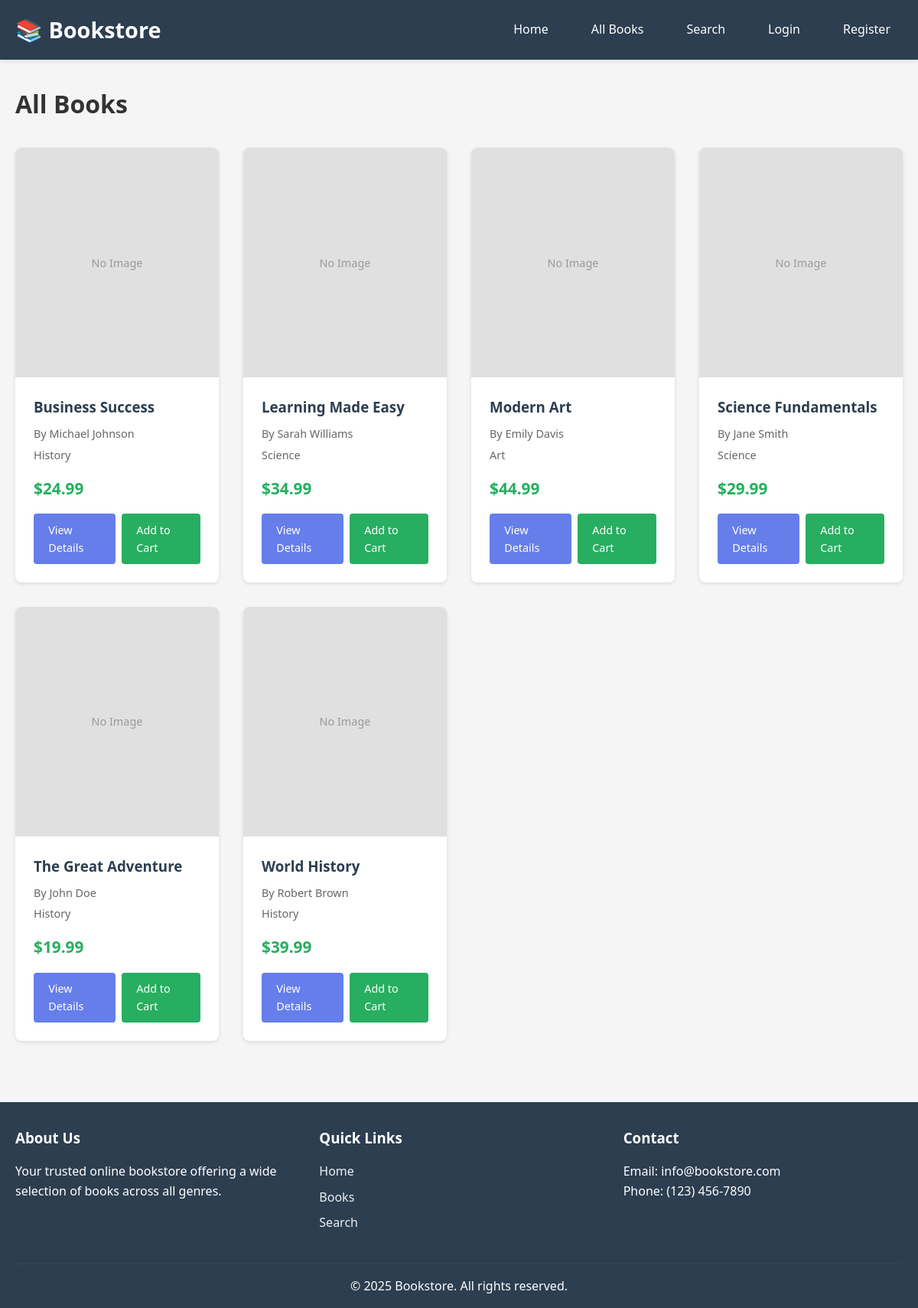
The page /books.php on the database its author committed.
### tables this page shows
CREATE TABLE IF NOT EXISTS books (
    book_id INT AUTO_INCREMENT PRIMARY KEY,
    isbn VARCHAR(20) UNIQUE,
    title VARCHAR(255) NOT NULL,
    category_id INT NOT NULL,
    publisher_id INT NOT NULL,
    price DECIMAL(10, 2) NOT NULL,
    stock_quantity INT DEFAULT 0,
    threshold INT DEFAULT 10,
    description TEXT,
    image_url VARCHAR(255),
    publication_year YEAR,
    created_at TIMESTAMP DEFAULT CURRENT_TIMESTAMP,
    updated_at TIMESTAMP DEFAULT CURRENT_TIMESTAMP ON UPDATE CURRENT_TIMESTAMP,
    FOREIGN KEY (category_id) REFERENCES categories(category_id) ON DELETE CASCADE,
    FOREIGN KEY (publisher_id) REFERENCES publishers(publisher_id) ON DELETE CASCADE,
    INDEX idx_title (title),
    INDEX idx_category (category_id),
    INDEX idx_publisher (publisher_id),
    INDEX idx_isbn (isbn)
);

CREATE TABLE IF NOT EXISTS categories (
    category_id INT AUTO_INCREMENT PRIMARY KEY,
    category_name VARCHAR(100) NOT NULL UNIQUE,
    description TEXT,
    created_at TIMESTAMP DEFAULT CURRENT_TIMESTAMP
);

### books.php (the view, shortened to what this page needs)
<?php
$conn = getDBConnection();
$category_id = isset($_GET['category']) ? (int)$_GET['category'] : 0;
$page = isset($_GET['page']) ? (int)$_GET['page'] : 1;
$limit = 12;
$offset = ($page - 1) * $limit;
if ($category_id > 0) {
    $books = getBooksByCategory($conn, $category_id, $limit, $offset);
    $category = $conn->query("SELECT * FROM categories WHERE category_id = $category_id")->fetch_assoc();
    $page_title = $category ? $category['category_name'] . " Books" : "Books";
    } else {
        $sql = "SELECT b.*, c.category_name, p.publisher_name,
                GROUP_CONCAT(DISTINCT a.author_name SEPARATOR ', ') as authors
                FROM books b
                JOIN categories c ON b.category_id = c.category_id
                JOIN publishers p ON b.publisher_id = p.publisher_id
                LEFT JOIN book_authors ba ON b.book_id = ba.book_id
                LEFT JOIN authors a ON ba.author_id = a.author_id
                GROUP BY b.book_id
                ORDER BY b.title
                LIMIT $limit OFFSET $offset";
        $result = $conn->query($sql);
        $books = $result->fetch_all(MYSQLI_ASSOC);
        $page_title = "All Books";
    }
include 'includes/header.php';
?>
<div class="container">
    <div class="page-header">
        <h1><?php echo htmlspecialchars($page_title); ?></h1>
    </div>
    <div class="books-listing">
        <?php if (empty($books)): ?>
            <p>No books found.</p>
        <?php else: ?>
            <div class="books-grid">
                <?php foreach ($books as $book): ?>
                    <div class="book-card">
                        <div class="book-image">
                            <?php if ($book['image_url']): ?>
                                <img src="<?php echo htmlspecialchars($book['image_url']); ?>" alt="<?php echo htmlspecialchars($book['title']); ?>">
                            <?php else: ?>
                                <div class="placeholder-image">No Image</div>
                            <?php endif; ?>
                        </div>
                        <div class="book-info">
                            <h3><a href="book-details.php?id=<?php echo $book['book_id']; ?>"><?php echo htmlspecialchars($book['title']); ?></a></h3>
                            <p class="author">By <?php echo htmlspecialchars($book['authors'] ?? 'N/A'); ?></p>
                            <p class="category"><?php echo htmlspecialchars($book['category_name']); ?></p>
                            <p class="price">$<?php echo number_format($book['price'], 2); ?></p>
                            <div class="book-actions">
                                <a href="book-details.php?id=<?php echo $book['book_id']; ?>" class="btn btn-primary">View Details</a>
                                <?php if ($book['stock_quantity'] > 0): ?>
                                    <a href="cart.php?action=add&book_id=<?php echo $book['book_id']; ?>" class="btn btn-success">Add to Cart</a>
                                <?php else: ?>
                                    <span class="btn btn-disabled">Out of Stock</span>
                                <?php endif; ?>
                            </div>
                        </div>
                    </div>
                <?php endforeach; ?>
            </div>
        <?php endif; ?>
    </div>
</div>
<?php
include 'includes/footer.php';
?>

### assets/css/style.css (style rules this page uses)
* { margin: 0; padding: 0; box-sizing: border-box; }
body { font-family: 'Segoe UI', Tahoma, Geneva, Verdana, sans-serif; line-height: 1.6; color: #333; background-color: #f5f5f5; }
.container { max-width: 1200px; margin: 0 auto; padding: 0 20px; }
.books-grid { display: grid; grid-template-columns: repeat(auto-fill, minmax(250px, 1fr)); gap: 2rem; margin-top: 2rem; }
.book-card { background: white; border-radius: 8px; overflow: hidden; box-shadow: 0 2px 5px rgba(0,0,0,0.1); transition: transform 0.3s, box-shadow 0.3s; }
.book-image { width: 100%; height: 300px; background-color: #e0e0e0; display: flex; align-items: center; justify-content: center; overflow: hidden; }
.placeholder-image { color: #999; font-size: 0.9rem; }
.book-info { padding: 1.5rem; }
.book-info h3 { margin-bottom: 0.5rem; }
.book-info h3 a { color: #2c3e50; text-decoration: none; }
.book-info .author, .book-info .category { color: #666; font-size: 0.9rem; margin-bottom: 0.3rem; }
.book-info .price { font-size: 1.3rem; font-weight: bold; color: #27ae60; margin: 1rem 0; }
.book-actions { display: flex; gap: 0.5rem; margin-top: 1rem; }
.btn { padding: 0.6rem 1.2rem; border: none; border-radius: 4px; text-decoration: none; display: inline-block; cursor: pointer; transition: background-color 0.3s; font-size: 0.9rem; }
.btn-primary { background-color: #667eea; color: white; }
.btn-success { background-color: #27ae60; color: white; }

### rows shown on the page
books: shows "No Image", title "Business Success", authors "Michael Johnson", category.category_name "History", price "24.99"
books: shows "No Image", title "Learning Made Easy", authors "Sarah Williams", category.category_name "Science", price "34.99"
books: shows "No Image", title "Modern Art", authors "Emily Davis", category.category_name "Art", price "44.99"
books: shows "No Image", title "Science Fundamentals", authors "Jane Smith", category.category_name "Science", price "29.99"
books: shows "No Image", title "The Great Adventure", authors "John Doe", category.category_name "History", price "19.99"
books: shows "No Image", title "World History", authors "Robert Brown", category.category_name "History", price "39.99"

### other values the page prints
$page_title "All Books"
